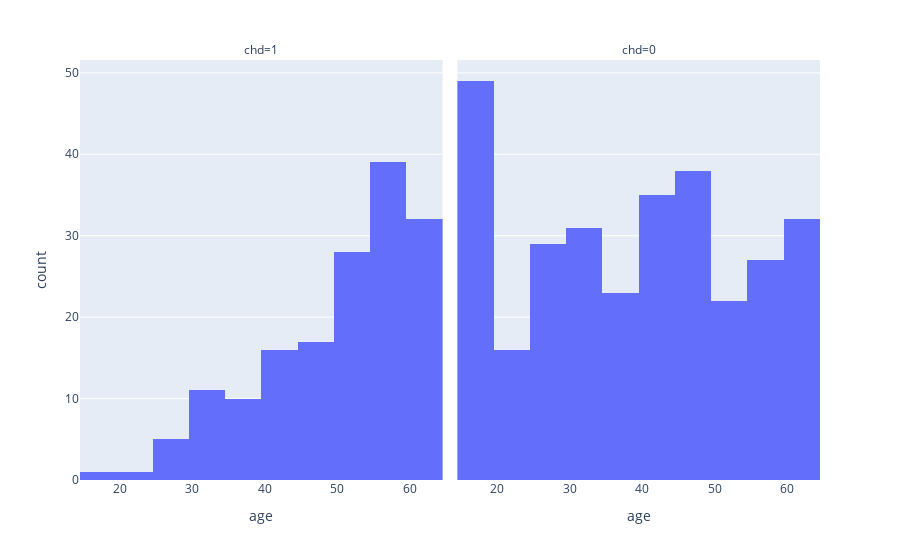

Notebook code for this chart:
### Markdown cell above
### analise exploratoria

obesidade e idade

### Code cell
px.histogram(data_frame=dados, x='age', nbins=20, facet_col='chd')

### Figure 1 — Plotly figure (JSON) as saved in the notebook; plotly's stock layout.template omitted (floating-point values rounded to 4 significant figures; data arrays with more than 128 entries replaced by an {"elided": "..."} marker saying what was removed)
{"data": [{"hovertemplate": "chd=1<br>age=%{x}<br>count=%{y}", "showlegend": false, "legendgroup": "", "name": "", "yaxis": "y", "hoverlabel": {"namelength": 0}, "bingroup": "x", "nbinsx": 20, "offsetgroup": "", "xaxis": "x", "marker": {"color": "#636efa"}, "x": {"elided": "160 int values"}, "alignmentgroup": "True", "type": "histogram", "orientation": "v"}, {"hovertemplate": "chd=0<br>age=%{x}<br>count=%{y}", "showlegend": false, "legendgroup": "", "name": "", "yaxis": "y2", "hoverlabel": {"namelength": 0}, "bingroup": "x", "nbinsx": 20, "offsetgroup": "", "xaxis": "x2", "marker": {"color": "#636efa"}, "x": {"elided": "302 int values"}, "alignmentgroup": "True", "type": "histogram", "orientation": "v"}], "layout": {"xaxis": {"domain": [0, 0.49], "anchor": "y", "title": {"text": "age"}}, "yaxis": {"domain": [0, 1], "anchor": "x", "title": {"text": "count"}}, "xaxis2": {"matches": "x", "domain": [0.51, 1], "anchor": "y2", "title": {"text": "age"}}, "annotations": [{"yanchor": "bottom", "xref": "paper", "xanchor": "center", "yref": "paper", "text": "chd=1", "y": 1, "x": 0.245, "font": {}, "showarrow": false}, {"yanchor": "bottom", "xref": "paper", "xanchor": "center", "yref": "paper", "text": "chd=0", "y": 1, "x": 0.755, "font": {}, "showarrow": false}], "barmode": "relative", "yaxis2": {"matches": "y", "domain": [0, 1], "showticklabels": false, "anchor": "x2"}, "margin": {"t": 60}, "legend": {"tracegroupgap": 0}}}
